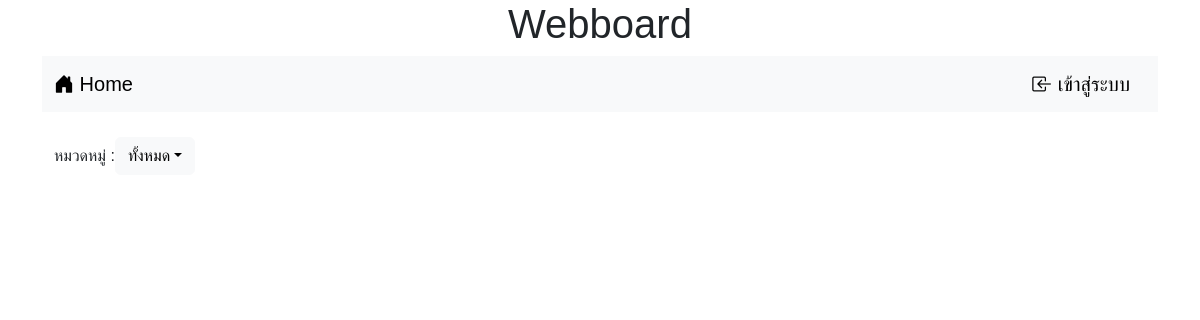
Before: / with the older database file.
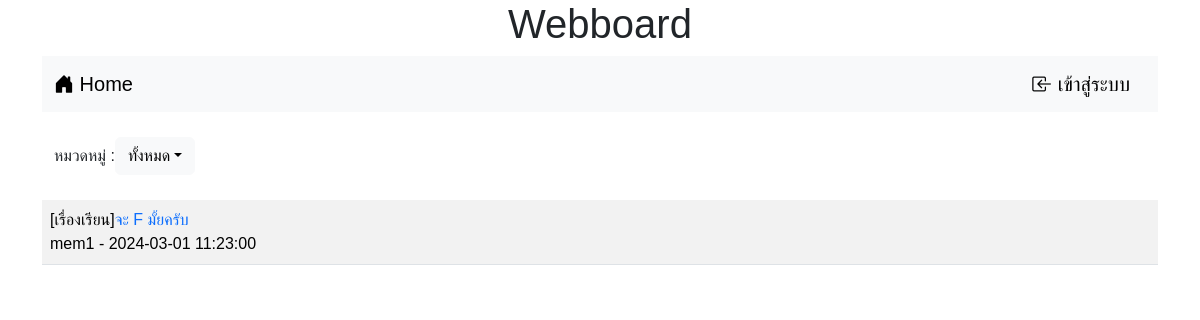
After: the same page with the newer database file.
### tables this page shows
CREATE TABLE `post` (
  `id` int(11) NOT NULL,
  `title` varchar(128) NOT NULL,
  `content` varchar(2048) NOT NULL,
  `post_date` datetime NOT NULL,
  `cat_id` int(11) NOT NULL,
  `user_id` int(11) NOT NULL
);

CREATE TABLE `category` (
  `id` int(11) NOT NULL,
  `name` varchar(32) NOT NULL
);

CREATE TABLE `user` (
  `id` int(11) NOT NULL,
  `user` varchar(32) NOT NULL,
  `password` varchar(64) NOT NULL,
  `name` varchar(64) NOT NULL,
  `gender` char(1) NOT NULL,
  `email` varchar(32) NOT NULL,
  `role` char(1) NOT NULL
);

### index.php (the view, shortened to what this page needs)
<!DOCTYPE html>
<html lang="en">
<head>
    <link href="https://cdn.jsdelivr.net/npm/bootstrap@5.3.2/dist/css/bootstrap.min.css" rel="stylesheet">
    <link rel="stylesheet" href="https://cdn.jsdelivr.net/npm/bootstrap-icons@1.11.3/font/bootstrap-icons.min.css">
</head>
<?php if (!isset($_SESSION['id'])) { ?>
    <body>
        <h1 class="text-center">Webboard</h1>
        <form action="post.php" method="get">
        <div class="container">
            <nav class="navbar bg-body-tertiary">
                <div class="container-fluid">
                    <a class="navbar-brand" href="#home"><i class="bi bi-house-door-fill"></i> Home</a>
                    <form class="d-flex">
                        <a href="login.php" class="navbar-brand"><i class="bi bi-box-arrow-in-left"></i> เข้าสู่ระบบ</a>
                    </form>
                </div>
            </nav><br>
                <nav class="nav navbar-expand-lg">
                    <div class="container-fluid">
                        <div class="collapse navbar-collapse">
                            <span class="navbar-text">หมวดหมู่ : </span>
                            <ul class="navbar-nav">
                                <li class="nav-item-dropdown">
                                    <button href="#" class="btn btn-light dropdown-toggle" data-bs-toggle="dropdown" aria-expanded="false">ทั้งหมด</button>
                                </li>
                            </ul>
                        </div>
                    </div>
                </nav><br>
                <table class="table table-striped">
                    <?php
                    $conn = new PDO("mysql:host=localhost;dbname=webboard;charset=utf8","root","");
                    $sql1="SELECT t3.name,t1.title,t1.id,t2.user,t1.post_date FROM `post` as t1 INNER JOIN `user` as t2 ON (t1.user_id=t2.id) INNER JOIN `category` as t3 ON (t1.cat_id=t3.id) ORDER BY t1.post_date DESC";
                    $result = $conn->query($sql1);
                    while($row = $result->fetch()){
                        echo "<tr><td>[$row[0]]<a href=post.php?id=$row[2] style=text-decoration:none>$row[1]</a><br>$row[3] - $row[4]</td></tr>";
                    }
                    ?>
                </table>
            </form>
                        <?php } ?>
        </body>
</html>

### index.php (style rules this page uses)
body { font-family: sans-serif; }
.text-center { text-align: center; }

Changed rows visible on the page:
added post: category.name "เรื่องเรียน", title "จะ F มั้ยครับ", user.user "mem1", post_date "2024-03-01 11:23:00"
